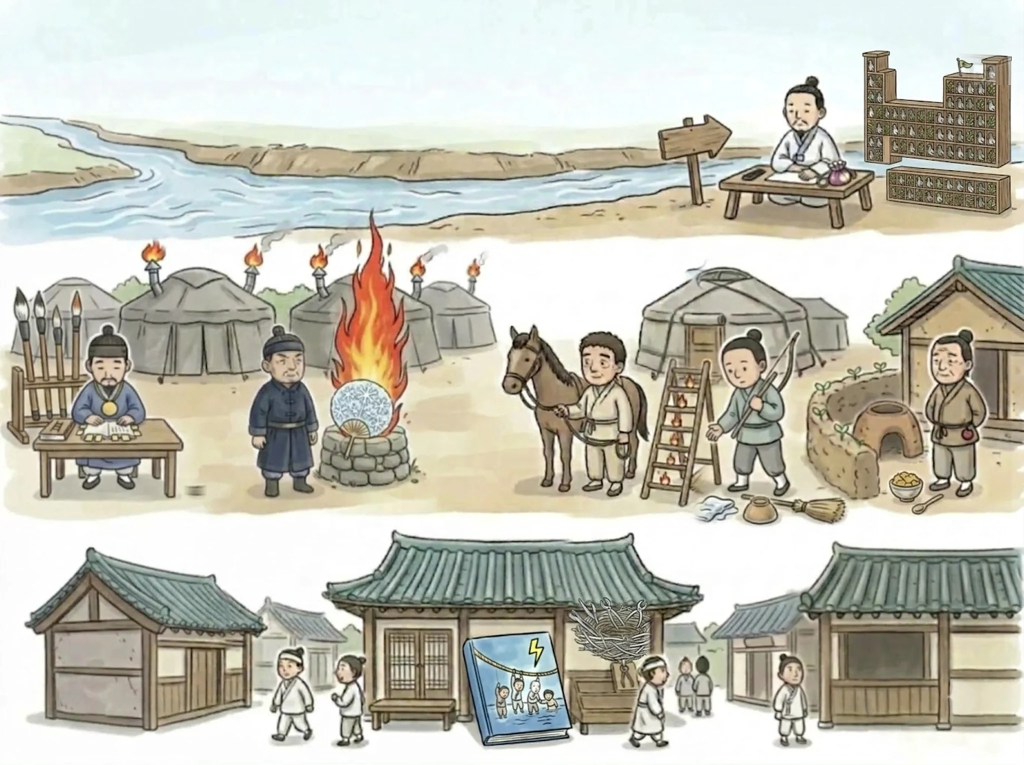
#> input picture src/board_hist/r3b.webp, 2048 x 1530 px, given in place of ., which was not available (shown at 1/2 size)
$ python -i tile_stitch.py   (imports and definitions only)
#> lines starting #> are read from the running program, lines starting #| are printed output that depends on the picture; after the words box and inside, x2 and y2 are one past the last pixel; in counts of white or black regions, pixels touching at a corner belong together; pictures that were not available may be replaced by others from this repository, and a replacement may not be noted
#> in stitch, `cv = Image.new('RGB', (W, H))`: cv: PIL image 1024x1024 RGB; every value is 0
import sys, numpy as np
from PIL import Image
def _magenta(a):
    return (a[:,:,0]>170)&(a[:,:,1]<100)&(a[:,:,2]>170)
def crop_tile(path, probe=10):
    """타일은 왼쪽 위 모서리에 닿아 있다 — 오른쪽·아래의 마젠타 테두리 바로 앞까지 자른다.
       (2026-10-13 개정) 예전엔 4px 안쪽을 잘라 늘렸는데, 그만큼 타일이 늘어나 이음매가 2~3px 어긋났다.
       이제는 경계에서 정확히 자르고, 경계에 번진 마젠타 한두 줄은 붙일 때 안쪽 줄로 덮는다."""
#> called with path = '.', probe = 10
    im=Image.open(path).convert('RGB'); a=np.asarray(im).astype(int)
#> in crop_tile, im is the input picture: PIL image 2048x1530 RGB; mean R, G, B 194, 193, 181
    mag=_magenta(a); h,w=mag.shape
#> in _magenta, `return (a[:,:,0]>170)&(a[:,:,1]<100)&(a[:,:,2]>170)`: returned value: shape (1530, 2048) bool; every value is 0
#> after `h, w = mag.shape`: h = 1530; w = 2048
    ys=np.where(mag[:, probe])[0]; xs=np.where(mag[probe, :])[0]
#> after `ys = np.where(mag[:, probe])[0]`: ys = empty array
#> after `xs = np.where(mag[probe, :])[0]`: xs = empty array
    y1=int(ys[0]) if len(ys) else h; x1=int(xs[0]) if len(xs) else w
#> after `y1 = int(ys[0]) if len(ys) else h`: y1 = 1530
#> after `x1 = int(xs[0]) if len(xs) else w`: x1 = 2048
    return im.crop((0,0,x1,y1))
def _defringe(t, n=2):
#> called with n = 2
    a=np.asarray(t).astype(int).copy()
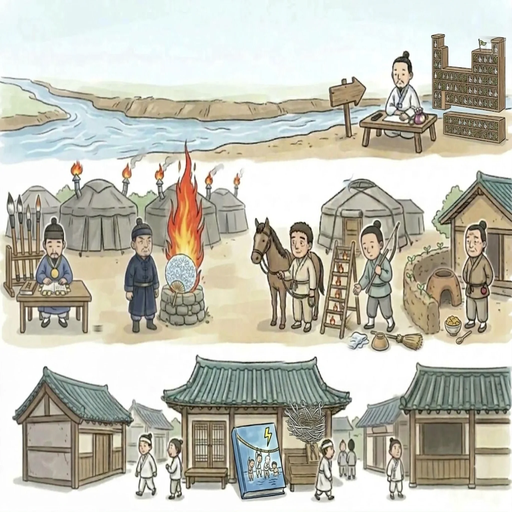
#> a: shape (512, 512, 3) int64; mean R, G, B 194, 193, 181
    for _ in range(n):
        h,w,_=a.shape
        tint=lambda px: (px[...,0]-px[...,1]>60)&(px[...,2]-px[...,1]>60)
        if tint(a[:,-1]).mean()>0.02: a[:,-1]=a[:,-2]
        if tint(a[-1,:]).mean()>0.02: a[-1,:]=a[-2,:]
    # 경계 한 줄은 늘 안쪽과 같게 — 반올림으로 섞인 색 제거
    a[:,-1]=a[:,-2]; a[-1,:]=a[-2,:]
#> after `a[:, -1] = a[:, -2]`: a: shape (512, 512, 3) int64; 0.19% of pixels changed, all inside (x1, y1, x2, y2) = (511, 0, 512, 512)
#> after `a[-1, :] = a[-2, :]`: a: shape (512, 512, 3) int64; mean R, G, B 194, 193, 181
    return Image.fromarray(a.astype('uint8'))
#> returned value: PIL image 512x512 RGB
def stitch(files, out, W=1024, H=1024, T=512):
    """files: 타일 순서 (0,0),(T,0),(0,T),(T,T)… 행 우선. 각 타일을 CSS 크기로 되돌려 붙인다."""
    cv=Image.new('RGB',(W,H)); k=0
    for ty in range(0,H,T):
        for tx in range(0,W,T):
            tw=min(T,W-tx); th=min(T,H-ty)
            c=crop_tile(files[k]); print(files[k][-12:], c.size, '->', (tw,th))
            cv.paste(_defringe(c.resize((tw,th),Image.LANCZOS)), (tx,ty)); k+=1
#> after `cv.paste(_defringe(c.resize((tw, th), Image.LANCZOS)), (tx, ty))`:
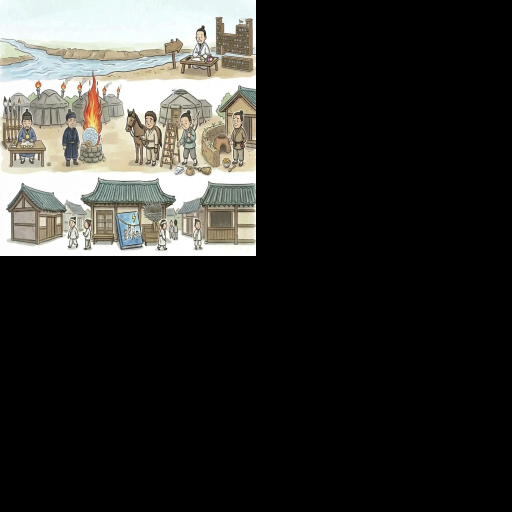
#> cv: PIL image 1024x1024 RGB (shown at 1/2 size); mean R, G, B 48.5, 48.2, 45.2
#> pass 2 of the loop in stitch, `for ty in range(0,H,T):`:
#> tw = 512
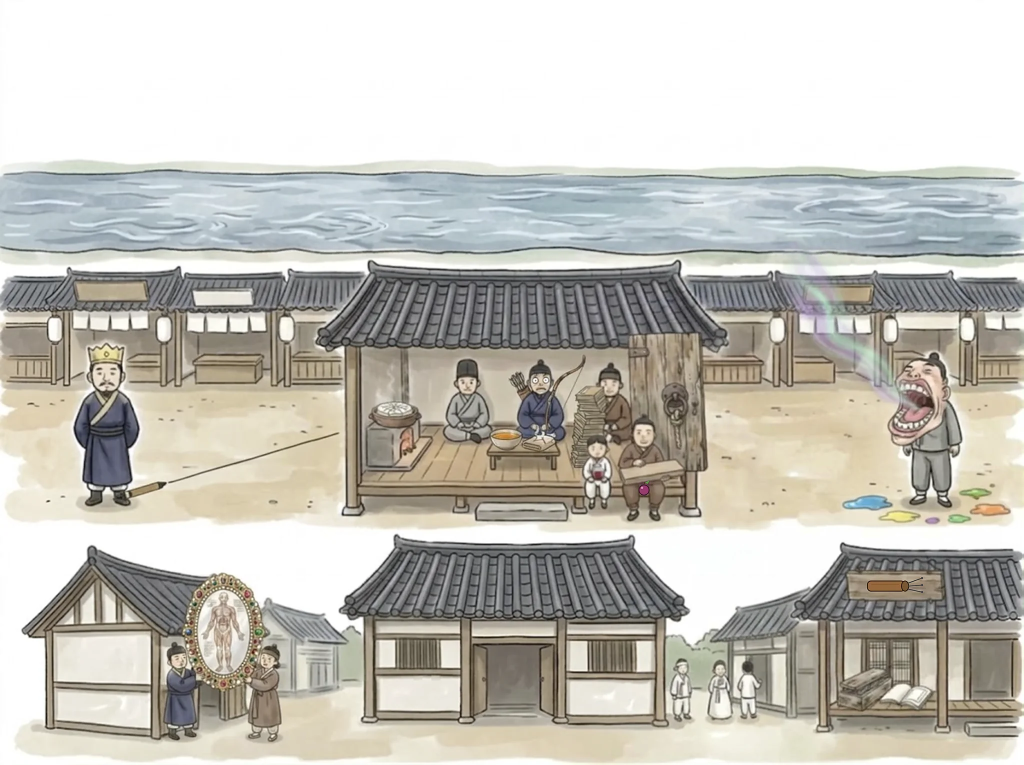
#> input picture src/board_hist/r4b.webp, 2048 x 1530 px, given in place of , which was not available (shown at 1/2 size)
#> in crop_tile, im is the input picture: PIL image 2048x1530 RGB; mean R, G, B 195.2, 192.9, 185.5
#> in _defringe (call 3), `a=np.asarray(t).astype(int).copy()`:
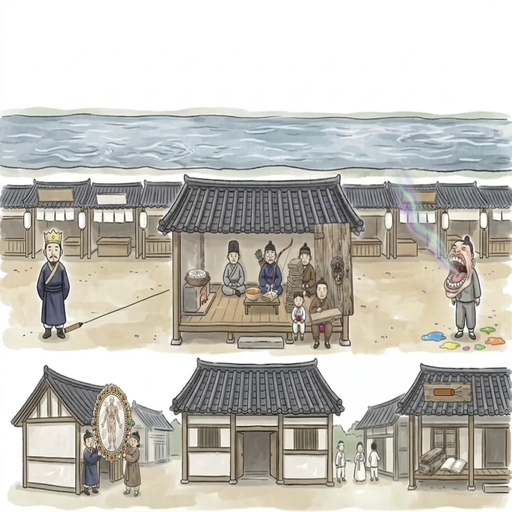
#> a: shape (512, 512, 3) int64; mean R, G, B 195.1, 192.9, 185.5
#> in stitch, `cv.paste(_defringe(c.resize((tw, th), Image.LANCZOS)), (tx, ty))`:
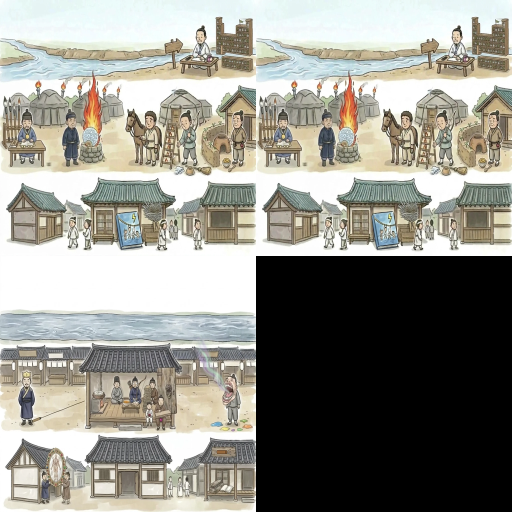
#> cv: PIL image 1024x1024 RGB (shown at 1/2 size); mean R, G, B 145.8, 144.7, 136.9
    cv.save(out); return cv
#> after `cv.save(out)`:
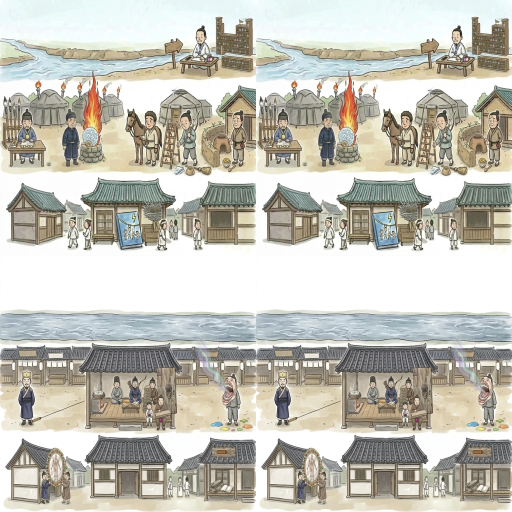
#> saved as out.png: PIL image 1024x1024 RGB (shown at 1/2 size); mean R, G, B 194.5, 192.9, 183.2
# [4 lines not run here, left out]

>>> result = stitch('../board_hist/r3b.webp', 'out.png')
